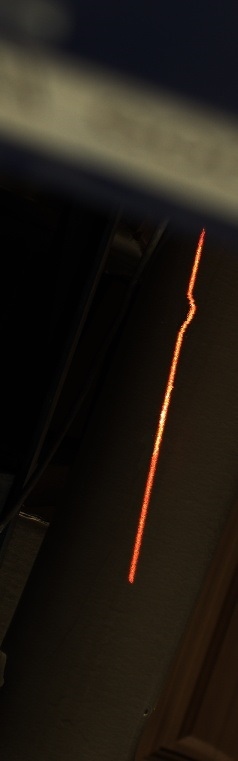
#> input picture curve.jpg, 238 x 761 px
$ python test3.py
#> lines starting #> are read from the running program, lines starting #| are printed output that depends on the picture; after the words box and inside, x2 and y2 are one past the last pixel; in counts of white or black regions, pixels touching at a corner belong together
import numpy as np
import cv2

import cv2
import numpy as np
import time

so = cv2.imread("curve.jpg", 0)
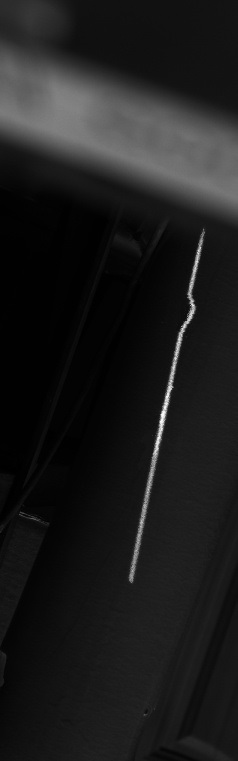
#> so: shape (761, 238); min 0, max 252, mean 28.4


coord=cv2.findNonZero(so)
#> coord = contour of 180759 points, box (x1, y1, x2, y2) (0, 0, 238, 761), area 10


coord2=np.nonzero(so)
#> coord2 = 180759 positions, rows 0 to 760, columns 0 to 237

print(coord)
#> (printed output is left out)
print(coord2)
#> (printed output is left out)
